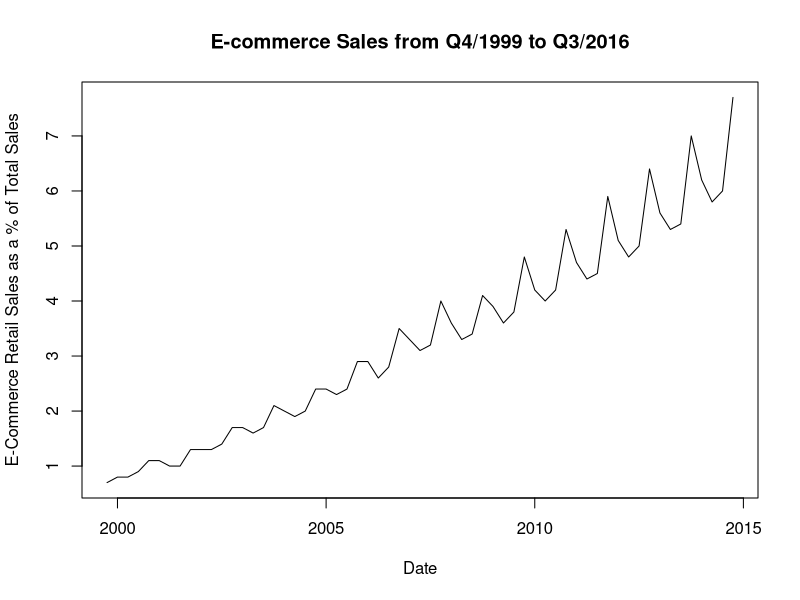
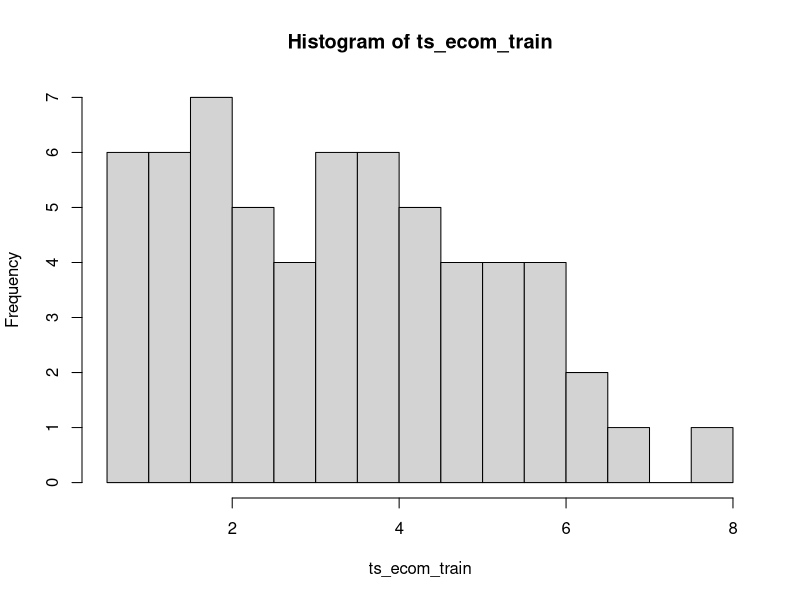
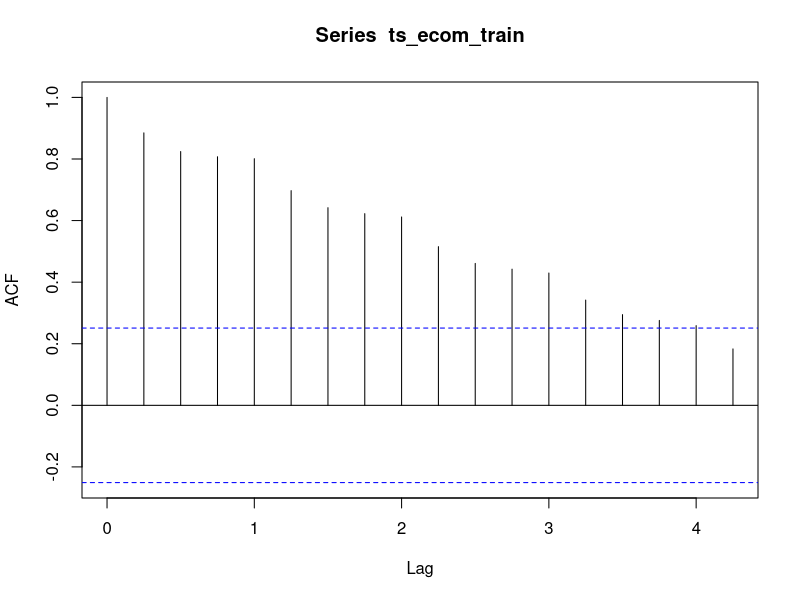
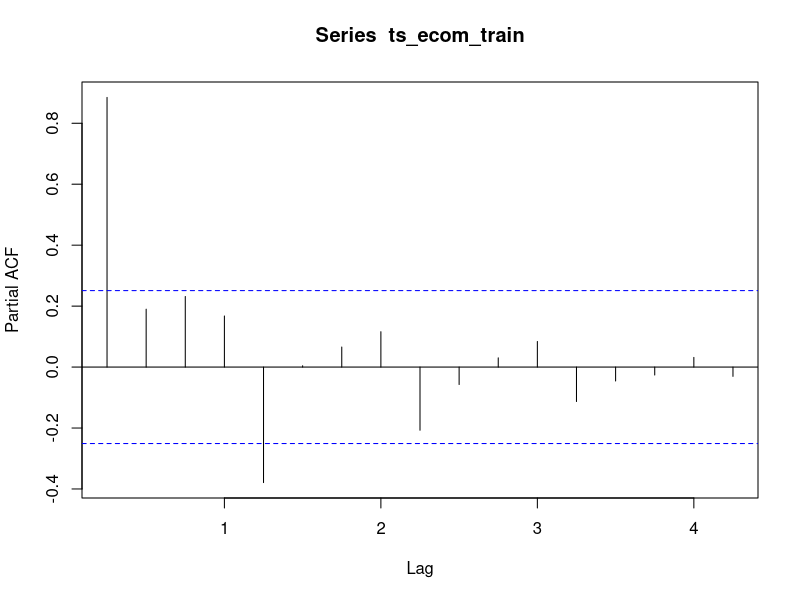
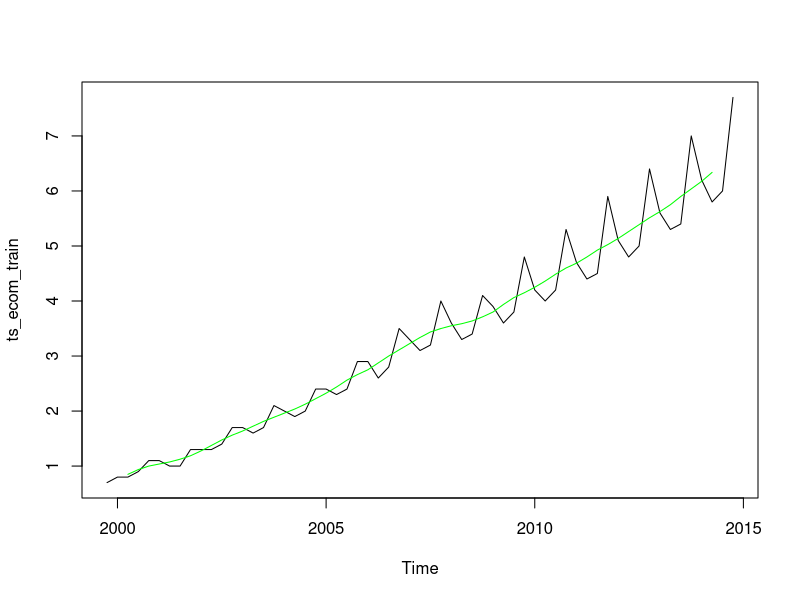
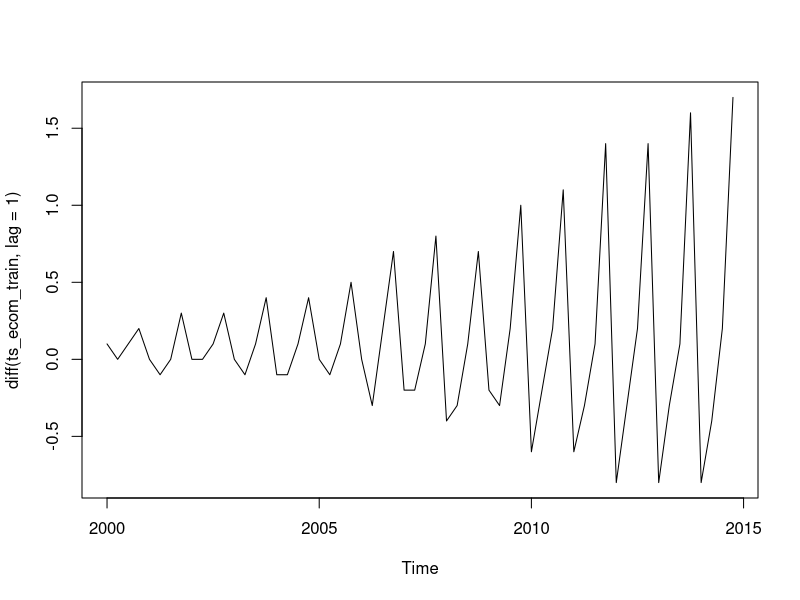
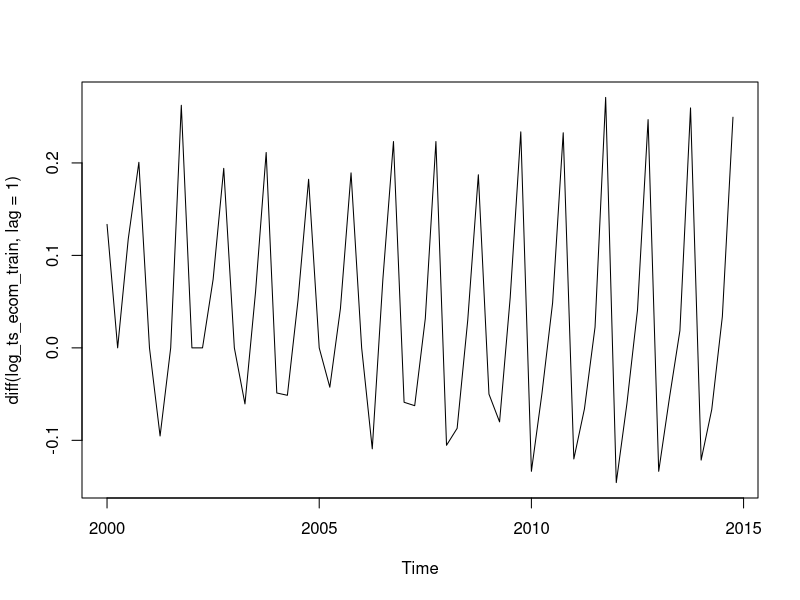
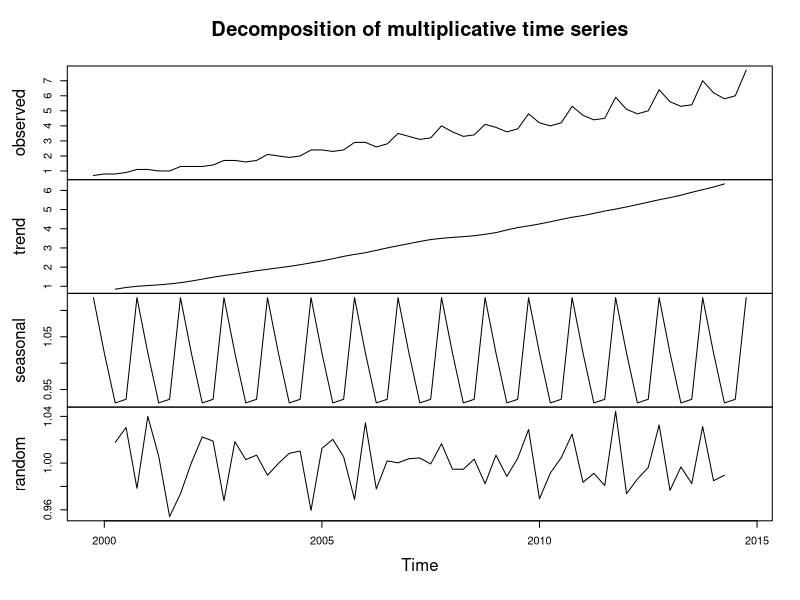

R code for these plots, in order:
## ---- chunk 1
library(forecast)
library(tseries)
library(GGally)
## ---- chunk 2
ecom = read.csv(file = "ECOMPCTNSA.csv")
head(ecom)
## ---- chunk 3
ts_ecom = ts(ecom$ECOMPCTNSA, start = c(1999, 4), frequency = 4)

ts_ecom_train = ts(ts_ecom[time(ts_ecom) < 2015], start = c(1999, 4), freq = 4)
ts_ecom_test = ts(ts_ecom[time(ts_ecom) >= 2015], start = c(2015, 1), freq = 4)

head(ts_ecom_train, 13)
## ---- chunk 4
sum(is.na(ts_ecom_train))
## ---- chunk 5
summary(ts_ecom_train)
## ---- chunk 6
plot(ts_ecom_train, xlab = 'Date', ylab = 'E-Commerce Retail Sales as a % of Total Sales', main = 'E-commerce Sales from Q4/1999 to Q3/2016')
## ---- chunk 7
hist(ts_ecom_train, breaks = 15)
## ---- chunk 8
acf(ts_ecom_train)
pacf(ts_ecom_train)
## ---- chunk 9
trend_ts_ecom_train = ma(ts_ecom_train, order = 4, centre = T)
plot(ts_ecom_train)
lines(trend_ts_ecom_train, col = 'green')
## ---- chunk 10
plot(diff(ts_ecom_train, lag = 1))
## ---- chunk 11
log_ts_ecom_train = log(ts_ecom_train)
log_ts_ecom_test = log(ts_ecom_test)

plot(diff(log_ts_ecom_train, lag = 1))
## ---- chunk 12
plot(decompose(ts_ecom_train, type = 'multiplicative'))
## ---- chunk 13
plot(decompose(log_ts_ecom_train))
## ---- chunk 14
acf(log_ts_ecom_train)
pacf(log_ts_ecom_train)
## ---- chunk 15
acf(diff(log_ts_ecom_train, lag = 1))
pacf(diff(log_ts_ecom_train, lag = 1))
## ---- chunk 16
arima_model_auto = auto.arima(ts_ecom_train, ic = 'aicc', lambda = 0)
arima_model_auto
## ---- chunk 17
arima_model_manual = arima(log_ts_ecom_train, order = c(0,1,4))
arima_model_manual
## ---- chunk 18
forecast_auto = forecast(arima_model_auto, h = 8, lambda = 0)
plot(forecast_auto)
lines(ts_ecom_test, col='green')
## ---- chunk 19
arima_model_auto_full = auto.arima(ts_ecom, ic = 'aicc', lambda = 0)
arima_model_auto_full

plot(forecast(arima_model_auto_full, h = 16, lambda = 0))
## ---- chunk 20
plot(arima_model_auto_full$residuals)
acf(arima_model_auto_full$residuals)
qqnorm(y = arima_model_auto_full$residuals)
## ---- chunk 21
Box.test(arima_model_auto_full$residuals, type="Ljung-Box")
## ---- chunk 22
mts = read.csv(file = "data_2018Spring_MTS.txt", sep=' ')
head(mts)
## ---- chunk 23
ts_mts = ts(mts[ , c("series1", "series2", "series3", "series4")], start = c(1947, 1), freq = 12)

ts_mts_train = ts(ts_mts[time(ts_mts) < 1993, ], start = c(1947, 1), freq = 12)
ts_mts_test = ts(ts_mts[time(ts_mts) >= 1993, ], start = c(1993, 1), freq = 12)

head(ts_mts_train)
head(ts_mts_test)
## ---- chunk 24
df_mts_train = data.frame(as.matrix(ts_mts_train), date=time(ts_mts_train))

ggpairs(df_mts_train[c('series1', 'series2', 'series3', 'series4')], title='Pairwise Scatterplot of series1, series2, series3 and series4')
## ---- chunk 25
plot(ts_mts_train)
## ---- chunk 26
adf.test(df_mts_train$series1)
adf.test(df_mts_train$series2)
adf.test(df_mts_train$series3)
adf.test(df_mts_train$series4)
## ---- chunk 27
po.test(df_mts_train[c('series1', 'series2')])$p.value
po.test(df_mts_train[c('series1', 'series3')])$p.value
po.test(df_mts_train[c('series1', 'series4')])$p.value
po.test(df_mts_train[c('series2', 'series3')])$p.value
po.test(df_mts_train[c('series2', 'series4')])$p.value
po.test(df_mts_train[c('series3', 'series4')])$p.value
## ---- chunk 28
acf(ts_mts_train)
pacf(ts_mts_train)
